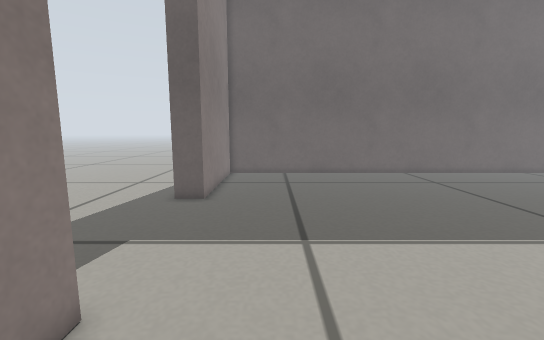
[1] (above)

16 first-person views from a walk through a world built for the Gazebo simulator. The camera is 0.34 m above the floor, tilts 8° down and sees 90° across. The floor is counted in squares, 0.1 m on a side. Each view is taken from the middle of a square. On the plan, view 1 faces up. The plan holds only what a view shows up to about 20 squares ahead; the rest is blank.

[2]
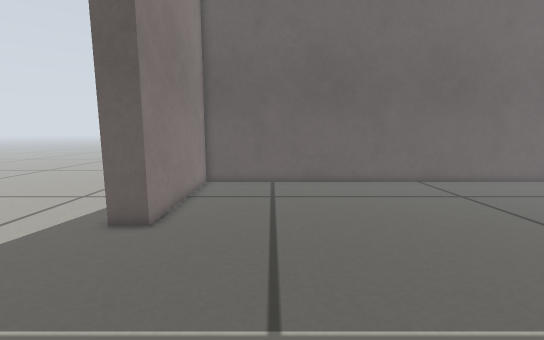

[3]
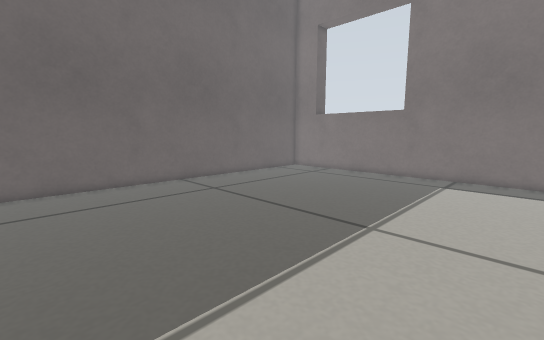

[4]
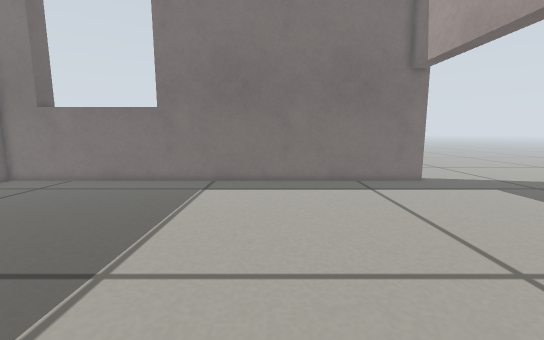

[5]
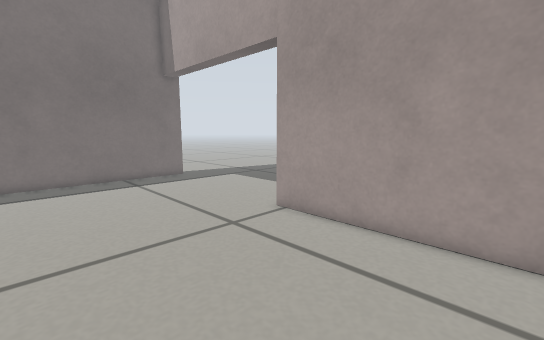

[6]
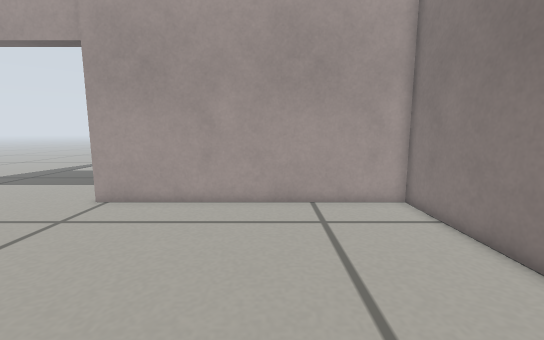

[7]
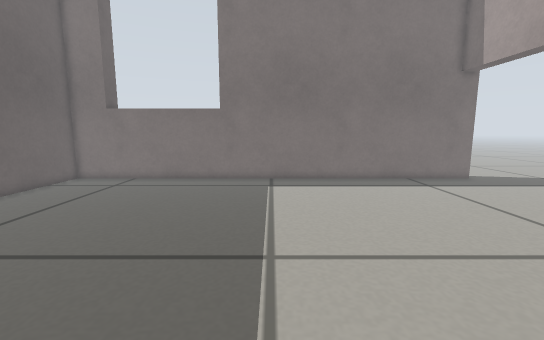

[8]
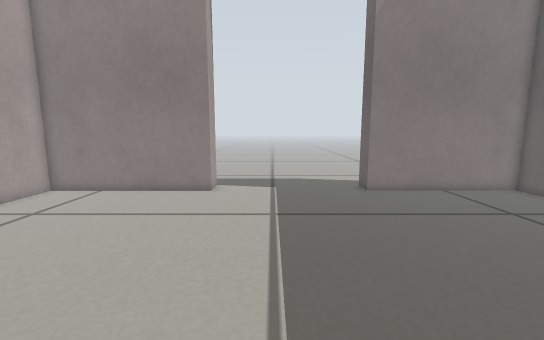

[9]
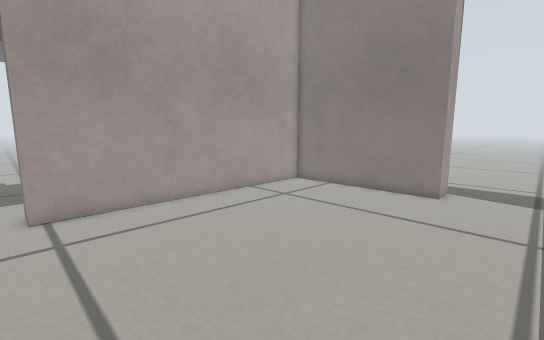

[10]
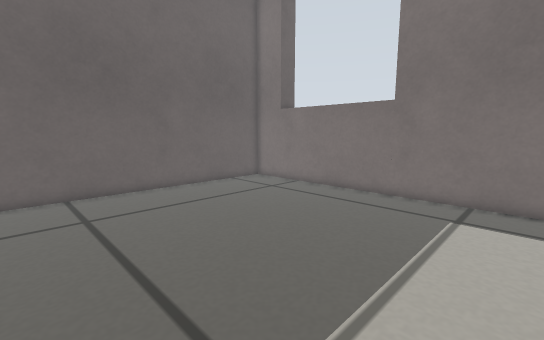

[11]
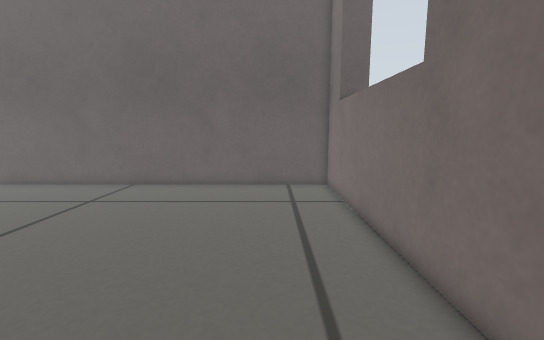

[12]
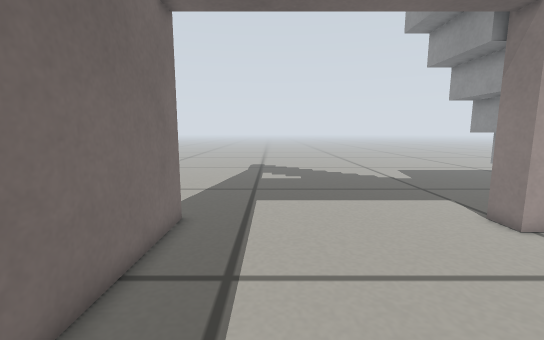

[13]
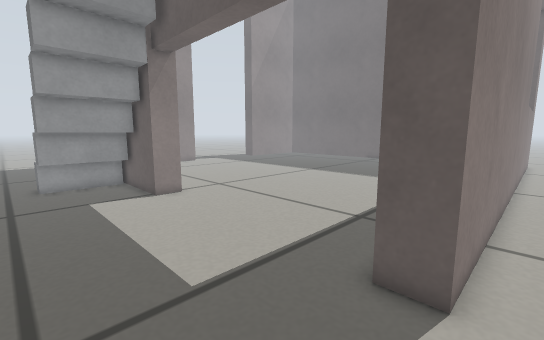

[14]
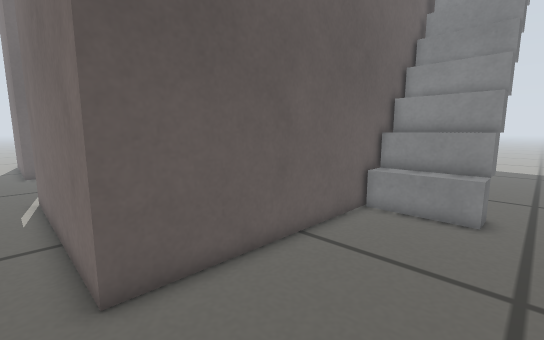

[15]
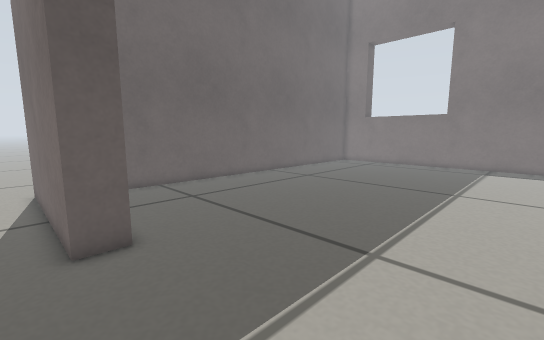

[16]
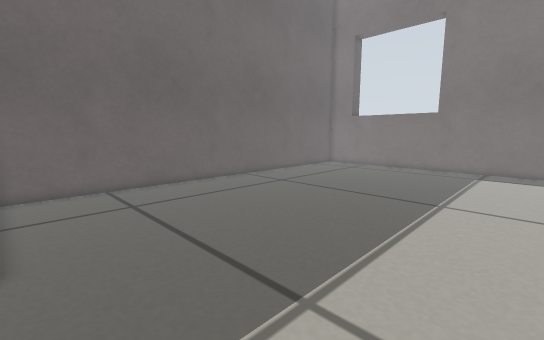

### Floor plan
Points are (right, up) in squares from view 1. A wall is a line through its corners. A room is listed if a view was taken in it or the views show most of it. See-through windows are left out.
Room 1 (views 1, 2, 3, 4, 5, 6, 7, 8, 9, 10, 11, 12, 16)
walls: (-3.5, 4.5) (-3.5, -4.8) (11.5, -4.8); (23.6, -4.4) (23.6, 22.1) (-3.5, 22.1) (-3.5, 13.5)
ways out: opening at (17.5, -5.5) to room 3; open door at (-4.5, 9) to room 3
Room 2 (view 13)
walls: (25.1, 15.5) (25.1, -6.4) (23.6, -6.4)
ways out: opening at (-6, 24) to room 3; opening at (24.5, -9.5) to room 3
Room 3 (views 14, 15)
walls: (11.5, -4.8) (11.5, -6.4) (-4.9, -6.4) (-4.9, 4.5); (23.6, -6.4) (23.6, -4.4); (-4.9, 13.5) (-4.9, 23.7)
ways out: opening at (17.5, -5.5) to room 1; open door at (-4.5, 9) to room 1; opening at (-6, 24) to room 2; opening at (24.5, -9.5) to room 2
objects: grey box (6, -10) to (6, -7); grey box (7, -10) to (7, -7); grey box (8, -10) to (9, -7)

Positions as (right, up) in squares from view 1, and headings:
1: (0, 0), facing up
2: (1, 4), facing up
3: (2, 4), facing up-right
4: (5, 4), facing right
5: (3, 4), facing down-right
6: (3, 8), facing down
7: (4, 8), facing right
8: (12, 8), facing left
9: (12, 8), facing down-left
10: (9, 6), facing up-right
11: (20, 5), facing up
12: (20, 4), facing down
13: (26, -12), facing up-left
14: (-6, -12), facing up-right
15: (-6, 5), facing up-right
16: (-3, 5), facing up-right
